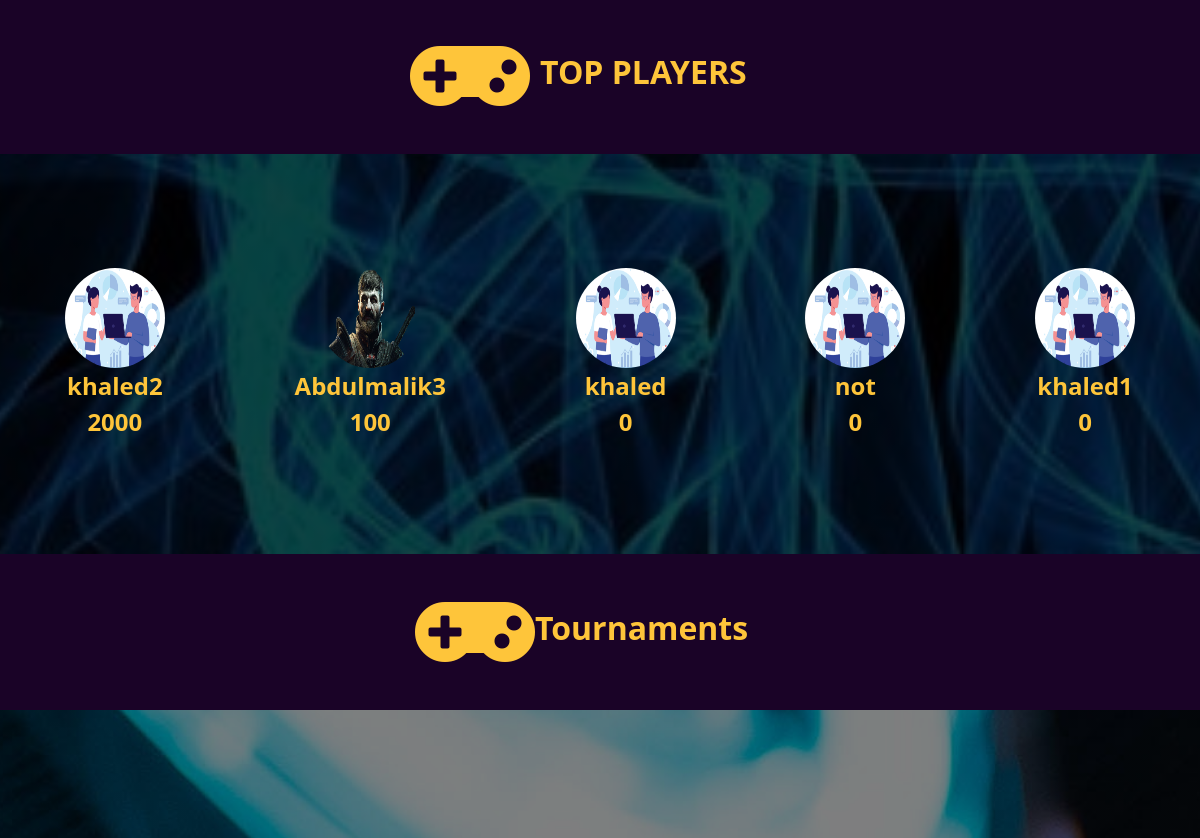
The app's page / (middle part), older data.
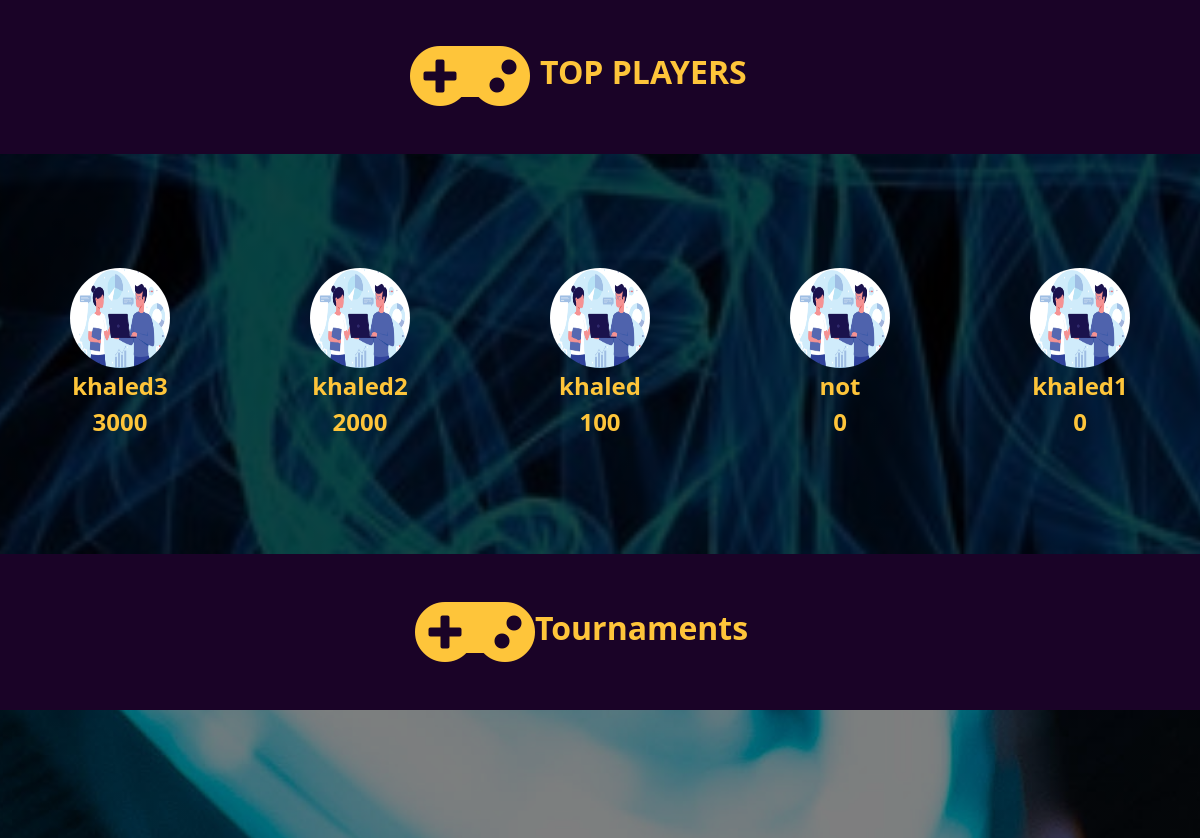
The same page, newer data.
### tournament/models.py (models this page shows, shortened)
class Profile(models.Model):
    user_choices = (("1", "user"), ("2", "company"))
    user_ranks = (("nor", "Normal"),("pro", "Professional"), ('master', "Master"))
    user = models.OneToOneField(User, on_delete=models.CASCADE)
    bio=models.TextField(default="Player")
    birth_date = models.DateField(default="2000-10-10")
    avatar = models.ImageField(upload_to="images/", default="images/default.png")
    states = models.CharField(max_length=160,choices=user_choices, default="1")
    points = models.IntegerField(default=0)
    user_rank = models.CharField(max_length=160,choices=user_ranks, default="nor")

### main/views.py (the view)
# urls.py: path("", views.home_view, name="home_view"),
def home_view(request: HttpRequest):
    trophy=Trophy.objects.all()
    profile= Profile.objects.all().order_by('-points')[0:5]
    tournament = Tournament.objects.all()[0:2]
    return render(request, "main/home.html",{"trophies":trophy,"profile":profile, "tournament":tournament})

### main/templates/main/home.html (shortened to what this page needs)
{% extends 'main/base.html' %}
{% block content %}
<div class="logoo-section">
    <i class="fas fa-gamepad"></i>
    <h1>TOP PLAYERS</h1>
    </div>
<section class="section-2" style="padding-top: 25px;">
{%for pro in profile%}
<div class="players">
    <a href="{% url 'accounts:profile_page' pro.user.id %}">
    <img src="{{pro.avatar.url}}" style="width: 100px;
    height: 100px;
    background-size: cover;
    background-position: center;
    border-radius: 50%;
    position: relative;"></a>
    <span>{{pro.user.username}}<br>
    <p>{{pro.points}}</p></span>
</div>
{%endfor%}
</section>
<div class="logoo-section">
    <i class="fas fa-gamepad"></i>
    <h2>   Tournaments</h2>
    </div>
<div class="section-3">
<div class="section-3-wrapper">
</div>
</div>
{% endblock content %}

Row changes from the older to the newer data that the page shows:
removed Profile: avatar (picture), user.username "Abdulmalik3", points "100"
now on this page (row edited): Profile: avatar (placeholder picture), user.username "khaled3", points "3000"
changed Profile "khaled": points "0" → "100"
